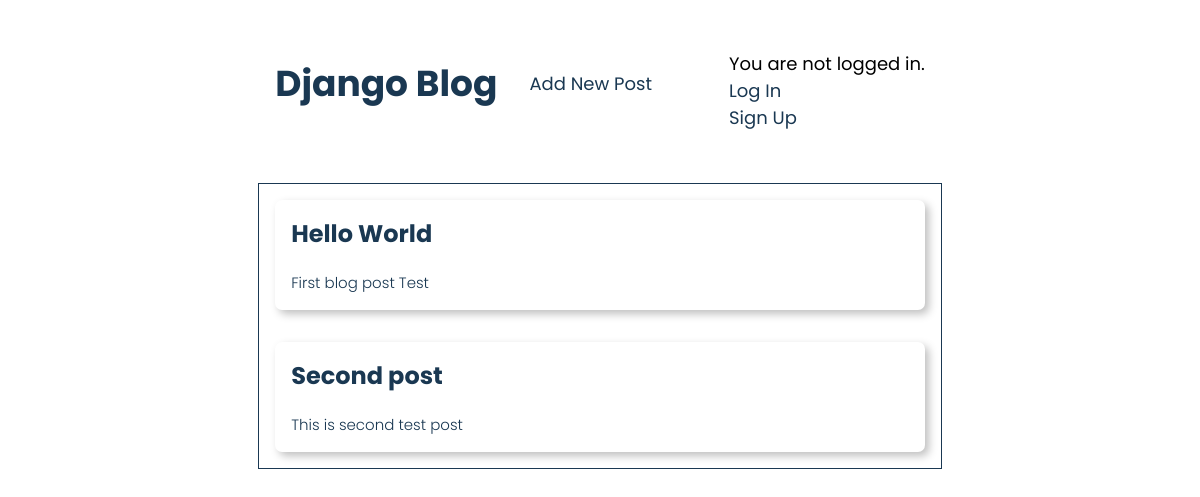
The app's page /, older data.
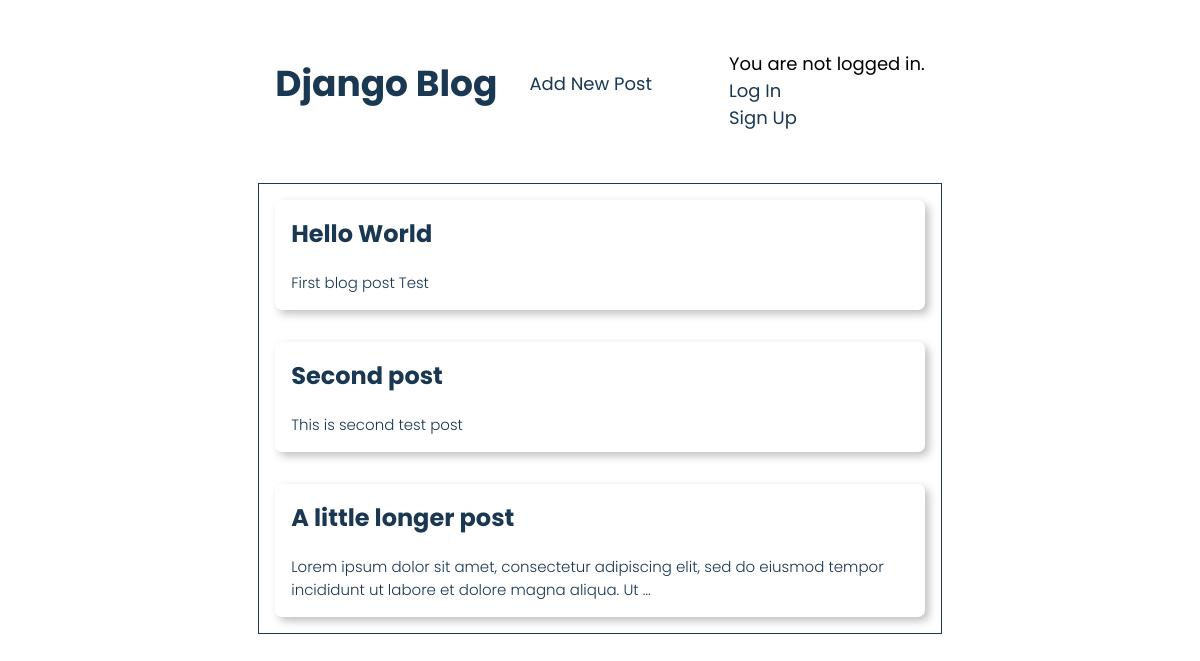
The same page, newer data.
### blog/models.py (models this page shows, shortened)
class Post(models.Model):
    title = models.CharField(max_length=200)
    author = models.ForeignKey(
        "auth.User",
        on_delete=models.CASCADE,
    )
    body = models.TextField()

### blog/views.py (the view)
# urls.py: path("", BlogListView.as_view(), name="home"),
class BlogListView(ListView):
    model = Post
    template_name = "home.html"

### templates/home.html
{% extends "base.html" %}
{% block content %}
{% for post in post_list %}
<div class="post-entry">
    <h2><a href="{% url 'post_detail' post.pk %}">{{post.title}}</a></h2>
    <p>{{ post.body|truncatewords:20 }}</p>
</div>
{% endfor %}
{% endblock content %}

Row changes from the older to the newer data that the page shows:
added Post: title "A little longer post", body "Lorem ipsum dolor sit amet, consectetur adipiscing elit, sed do eiusmod tempor incididunt ut labore et dolore magna aliqua. Ut …"
